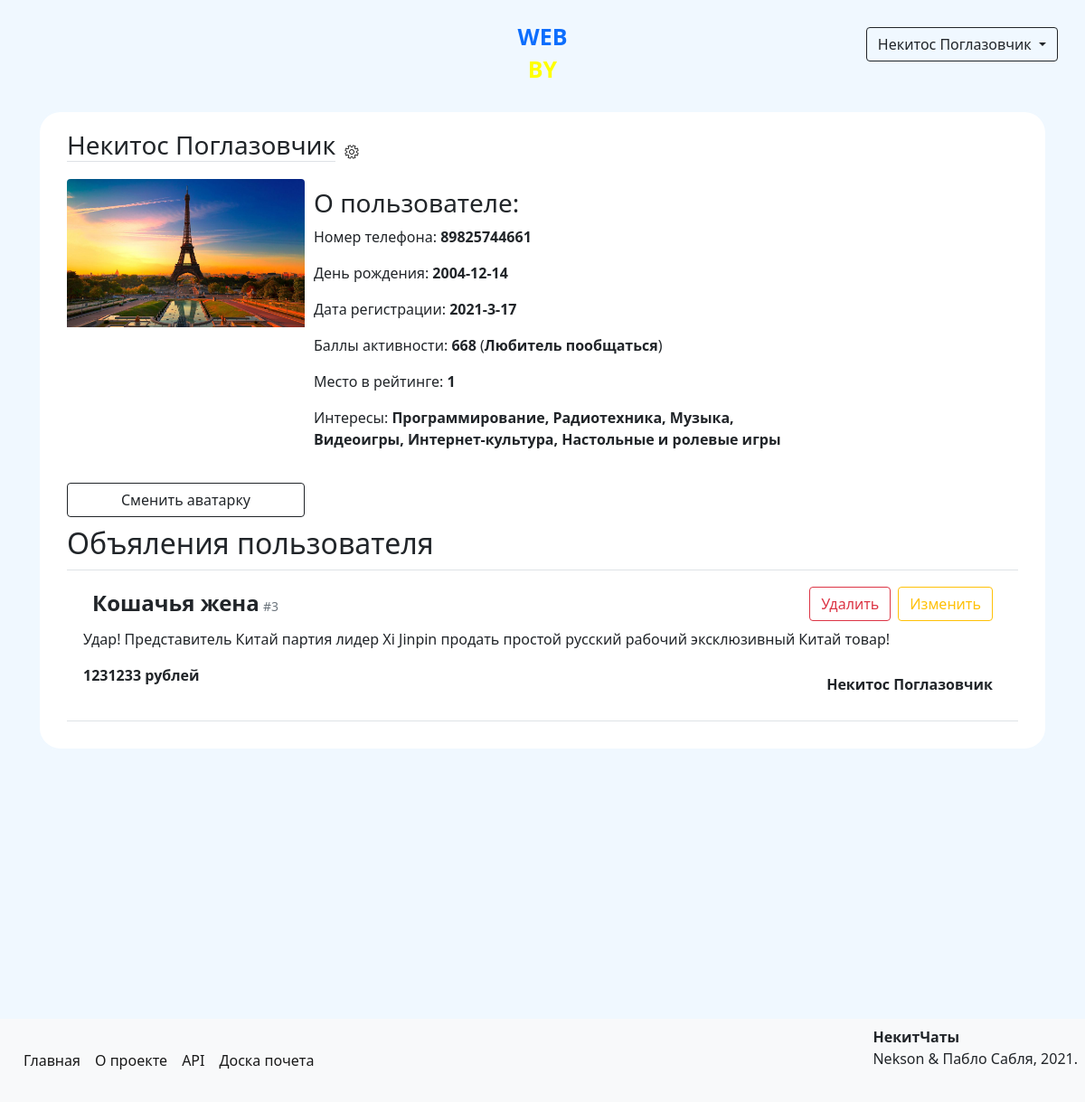
Screenshot of /profile/1 (signed in) with the database file from the repository.
### data/models/user.py (models this page shows, shortened)
class User(SqlAlchemyBase, UserMixin, SerializerMixin):
    __tablename__ = 'users'
    serialize_rules = ('-advertisements',)
    id = Column(Integer, autoincrement=True, primary_key=True)
    name = Column(Unicode)
    surname = Column(Unicode)
    birthday = Column(DateTime)
    email = Column(String, unique=True)
    phone_number = Column(String, unique=True)
    hashed_password = Column(String)
    registration_time = Column(DateTime, default=datetime.now)
    rating = Column(Integer, default=0)
    rank_id = Column(Integer, ForeignKey('ranks.id'))
    position = Column(Integer)
    admin = Column(Boolean, default=0)
    advertisements = relationship('Advertisement', back_populates='author')
    interests = relationship('Interest', secondary='users_to_interests', backref='users')
    rank = relationship('Rank')

### data/models/ranks.py (models this page shows)
class Rank(SqlAlchemyBase, SerializerMixin):
    __tablename__ = 'ranks'
    id = Column(Integer, primary_key=True, autoincrement=True)
    title = Column(String)

### data/models/interests.py (models this page shows)
class Interest(SqlAlchemyBase, SerializerMixin):
    __tablename__ = 'interests'
    serialize_rules = ('-advertisements', '-users')
    id = Column(Integer, primary_key=True, autoincrement=True)
    title = Column(Unicode, nullable=True)

### data/models/advertisements.py (models this page shows, shortened)
class Advertisement(SqlAlchemyBase, SerializerMixin):
    __tablename__ = 'advertisements'
    serialize_rules = ('-author.email', '-author.rating', '-author.hashed_password', '-author.registration_time',
                       '-author.admin', '-author.interests')
    id = Column(Integer, primary_key=True, autoincrement=True)
    title = Column(String)
    author_id = Column(Integer, ForeignKey('users.id'))
    created_at = Column(DateTime, default=datetime.now)
    price = Column(Integer)
    content_id = Column(Integer, ForeignKey('contents.id'))
    author = relationship('User', back_populates='advertisements')
    content = relationship('Content')
    interests = relationship('Interest', secondary='advertisements_to_interests', backref='advertisements')

### data/models/content.py (models this page shows)
class Content(SqlAlchemyBase, SerializerMixin):
    __tablename__ = 'contents'
    id = Column(Integer, autoincrement=True, primary_key=True)
    content = Column(Text)

### main.py (the view)
@app.route('/profile/<int:user_id>')
@login_required
def show_profile(user_id):
    session = create_session()
    user = session.query(User).filter(User.id == user_id).first()
    pic = session.query(Avatar).filter(Avatar.refers_to == user_id).first()
    if pic:
        profile_pic = url_for('static', filename=f"avatars/{pic.link}")
    else:
        profile_pic = url_for('static', filename='avatars/anon.png')
    return render_template('profile.html', user=user, pic=profile_pic)

### data/db_session.py (called while the page is built)
def create_session() -> Session:
    global __factory
    return __factory()

### main.py (called while the page is built)
@login_manager.user_loader
def load_user(user_id):
    session = create_session()
    return session.query(User).get(user_id)

### templates/profile.html (shortened to what this page needs)
{% extends "base.html" %}
{% block content %}
<form class="clearfix">
    <div class="clearfix">
        <div class="clearfix">
            <h3 class="border-bottom float-start">{{ user.name }} {{ user.surname }}</h3>
            {% if user.id == current_user.id %}
                <a class="float-start" href="/profile/{{ current_user.id }}/settings">
                    <div><img src="/static/img/settings.png" width="16px" height="16px"></div>
                </a>
            {% endif %}
        </div>
        <div class="clearfix">
            <img src="{{ pic }}" class="profile-pic rounded-top w-25 h-25 float-start" alt="Упс! Аватарка не найдена!">
            <div class="float-start w-50">
                <h3>О пользователе:</h3>
                <p>Номер телефона: <b>{{ user.phone_number }}</b></p>
                <p>День рождения: <b>{{ user.birthday.year }}-{{ user.birthday.month }}-{{ user.birthday.day }}</b></p>
                <p>Дата регистрации: <b>{{ user.registration_time.year }}-{{ user.registration_time.month }}-{{ user.registration_time.day }}</b></p>
                <p>Баллы активности: <b>{{ user.rating }}</b> (<b>{{ user.rank.title }}</b>)</p>
                <a class="text-reset" href="/top"><p>Место в рейтинге: <b>{{ user.position }}</b></p></a>
                {% if user.interests %}
                    <p>Интересы:
                        {% for i in user.interests %}
                        <b>{{ i.title }}{% if not loop.last %},{% endif %}</b>
                        {% endfor %}
                    </p>
                {% endif %}
            </div>
        </div>
        <div>
            {% if user.id == current_user.id %}
                <a class="btn btn-outline-dark w-25 rounded-bottom" href="/profile/{{ current_user.id }}/avatar">Сменить аватарку</a>
            {% else %}
                <a class="btn btn-outline-dark w-25 rounded-bottom" href="/conversations/{{ user.id }}#bottom">Написать сообщение</a>
            {% endif %}
        </div>
        {% if user.advertisements %}
        <div class="clearfix">
            <h2 class="float-right d-inline">Объяления пользователя</h2>
        </div>
        {% endif %}
        {% for ad in user.advertisements %}
            <div class="p-2 border-top border-bottom">
                <div class="clearfix">
                    <div>
                        <span>
                            <b class="fs-4">{{ ad.title }}</b>
                            <small class="text-secondary">#{{ ad.id }}</small>
                        </span>
                        {% if current_user == ad.author %}
                            <a href="/advertisements/{{ ad.id }}/edit" class="btn btn-outline-warning float-end">Изменить</a>
                            <a href="/advertisements/{{ ad.id }}/delete" class="btn btn-outline-danger me-2 float-end">Удалить</a>
                        {% endif %}
                    </div>
                    <p>{{ ad.content.content }}</p>
                    <b>{{ ad.price }} рублей</b>
                    <div class="float-end">
                        <a href="/profile/{{ ad.author.id }}" class="text-reset"><b>{{ ad.author.name }} {{ ad.author.surname }}</b></a>
                    </div>
                </div>
            </div>
        {% endfor %}
    </div>
</form>
{% endblock %}

### templates/base.html (shortened to what this page needs)
<!DOCTYPE html>
<html lang="en">
<head>
    <link rel="stylesheet" href="/static/css/style.css">
    <link rel="stylesheet" href="https://cdn.jsdelivr.net/npm/bootstrap@5.0.0-beta1/dist/css/bootstrap.min.css"
>
</head>
<body>
<div class="header clearfix">
    {% if current_user.is_authenticated %}
        <div class="dropdown float-end">
            <button class="btn btn-outline-dark dropdown-toggle" type="button" id="dropdownMenuButton" data-toggle="dropdown" aria-haspopup="true" aria-expanded="false">
                {{ current_user.name }} {{ current_user.surname }}
            </button>
        </div>
    {% else %}
        <a class="btn btn-outline-dark float-end" href="/register">Зарегистрироваться</a>
        <a class="btn btn-outline-dark me-2 float-end" href="/login">Войти</a>
    {% endif %}
    <div class="logo">
        <a href="/">
            <p class="text-primary">WEB</p>
            <p class="yellow">BY</p>
        </a>
    </div>
</div>
<main role="main" class="container clearfix">
    {% block content %}{% endblock %}
</main>
<footer class="clearfix p-2 bg-light">
    <span class="fs-6 float-end"><b>НекитЧаты</b><br>Nekson & Пабло Сабля, 2021.</span>
    <nav class="navbar navbar-expand-lg navbar-light">
        <div class="collapse navbar-collapse" id="navbarSupportedContent">
          <ul class="navbar-nav me-auto mb-2 mb-lg-0">
            <li class="nav-item">
              <a class="nav-link active" href="/">Главная</a>
            </li>
            <li class="nav-item">
              <a class="nav-link active" href="/info">О проекте</a>
            </li>
            <li class="nav-item">
              <a class="nav-link active" href="/api">API</a>
            </li>
            <li class="nav-item">
                <a class="nav-link active" href="/top">Доска почета</a>
            </li>
          </ul>
        </div>
    </nav>
</footer>
</body>
</html>

### static/css/style.css (style rules this page uses)
body { background-color: aliceblue !important; }
.logo { text-align: center; margin-left: auto; margin-right: auto; margin-top: 10px; margin-bottom: 10px; max-width: 150px; font-size: 25px; font-weight: 700; line-height: 20px; }
a { text-decoration: none !important; }
.header { background-color: aliceblue; margin-bottom: 10px; padding: 10px; }
.yellow { color: yellow; }
div { margin: 10px; }
form { margin-left: auto; margin-right: auto; background-color: white; border: solid 2px aliceblue; border-radius: 25px; padding: 10px; }
footer { margin-top: 297px }

### rows the page displays
User: name "Некитос", surname "Поглазовчик", phone_number "89825744661", birthday.year "2004", birthday.month "12", birthday.day "14", registration_time.year "2021", registration_time.month "3", registration_time.day "17", rating "668", position "1"
Rank: rank "Любитель пообщаться"
Interest: title "Программирование"
Interest: title "Радиотехника"
Interest: title "Музыка"
Interest: title "Видеоигры"
Interest: title "Интернет-культура"
Interest: title "Настольные и ролевые игры"
Advertisement: title "Кошачья жена", id "3", content.content "Удар! Представитель Китай партия лидер Xi Jinpin продать простой русский рабочий эксклюзивный Китай товар!", price "1231233", author.name "Некитос", author.surname "Поглазовчик"
